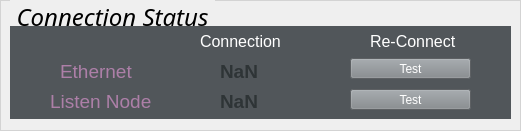
    <widget class="QGroupBox" name="Connection_Status_groupBox">
     <property name="geometry">
      <rect>
       <x>20</x>
       <y>10</y>
       <width>521</width>
       <height>131</height>
      </rect>
     </property>
     <property name="font">
      <font>
       <family>Ubuntu Condensed</family>
       <pointsize>18</pointsize>
       <weight>50</weight>
       <italic>true</italic>
       <bold>false</bold>
       <underline>false</underline>
       <strikeout>false</strikeout>
       <kerning>true</kerning>
      </font>
     </property>
     <property name="styleSheet">
      <string notr="true">        QGroupBox {
            border-color: rgb(50, 50, 50);
            border: 2px solid lightgray;
            border-width: 0.5px;
            border-style: solid;
            margin-top: 1ex; /* leave space at the top for the title */
        }
        QGroupBox::title {
            subcontrol-origin: margin;
            subcontrol-position: top left;
            left: 10px;
            margin-left: 0px;
            padding: 0  3px;
        }</string>
     </property>
     <property name="title">
      <string>Connection Status</string>
     </property>
     <property name="flat">
      <bool>false</bool>
     </property>
     <widget class="QWidget" name="widget_ROSClient" native="true">
      <property name="geometry">
       <rect>
        <x>10</x>
        <y>26</y>
        <width>501</width>
        <height>93</height>
       </rect>
      </property>
      <property name="styleSheet">
       <string notr="true">background-color: rgb(81, 86, 90);</string>
      </property>
      <widget class="QLabel" name="SvrClient_label">
       <property name="geometry">
        <rect>
         <x>50</x>
         <y>30</y>
         <width>121</width>
         <height>31</height>
        </rect>
       </property>
       <property name="font">
        <font>
         <pointsize>8</pointsize>
        </font>
       </property>
       <property name="styleSheet">
        <string notr="true">co</string>
       </property>
       <property name="text">
        <string>&lt;html&gt;&lt;head/&gt;&lt;body&gt;&lt;p&gt;&lt;span style=&quot; font-size:14pt; color:#ad7fa8;&quot;&gt;Ethernet&lt;/span&gt;&lt;/p&gt;&lt;/body&gt;&lt;/html&gt;</string>
       </property>
      </widget>
      <widget class="QPushButton" name="set_svr_re_connect_button">
       <property name="geometry">
        <rect>
         <x>340</x>
         <y>32</y>
         <width>121</width>
         <height>21</height>
        </rect>
       </property>
       <property name="styleSheet">
        <string notr="true">background-color: rgb(130, 135, 139); color: white;</string>
       </property>
       <property name="text">
        <string>Test</string>
       </property>
      </widget>
      <widget class="QLabel" name="svrclient_status_label">
       <property name="geometry">
        <rect>
         <x>210</x>
         <y>30</y>
         <width>61</width>
         <height>31</height>
        </rect>
       </property>
       <property name="font">
        <font>
         <pointsize>8</pointsize>
        </font>
       </property>
       <property name="styleSheet">
        <string notr="true">co</string>
       </property>
       <property name="text">
        <string>&lt;html&gt;&lt;head/&gt;&lt;body&gt;&lt;p&gt;&lt;span style=&quot; font-size:14pt; font-weight:600; color:#2e3436;&quot;&gt;NaN&lt;/span&gt;&lt;/p&gt;&lt;/body&gt;&lt;/html&gt;</string>
       </property>
      </widget>
      <widget class="QLabel" name="ReConnect_label">
       <property name="geometry">
        <rect>
         <x>360</x>
         <y>0</y>
         <width>131</width>
         <height>31</height>
        </rect>
       </property>
       <property name="font">
        <font>
         <pointsize>8</pointsize>
        </font>
       </property>
       <property name="styleSheet">
        <string notr="true">co</string>
       </property>
       <property name="text">
        <string>&lt;html&gt;&lt;head/&gt;&lt;body&gt;&lt;p&gt;&lt;span style=&quot; font-size:12pt; color:#ffffff;&quot;&gt;Re-Connect&lt;/span&gt;&lt;/p&gt;&lt;/body&gt;&lt;/html&gt;</string>
       </property>
      </widget>
      <widget class="QLabel" name="SctClient_label">
       <property name="geometry">
        <rect>
         <x>40</x>
         <y>60</y>
         <width>121</width>
         <height>31</height>
        </rect>
       </property>
       <property name="font">
        <font>
         <pointsize>8</pointsize>
        </font>
       </property>
       <property name="styleSheet">
        <string notr="true">co</string>
       </property>
       <property name="text">
        <string>&lt;html&gt;&lt;head/&gt;&lt;body&gt;&lt;p&gt;&lt;span style=&quot; font-size:14pt; color:#ad7fa8;&quot;&gt;Listen Node&lt;/span&gt;&lt;/p&gt;&lt;/body&gt;&lt;/html&gt;</string>
       </property>
      </widget>
      <widget class="QLabel" name="sctclient_status_label">
       <property name="geometry">
        <rect>
         <x>210</x>
         <y>60</y>
         <width>61</width>
         <height>31</height>
        </rect>
       </property>
       <property name="font">
        <font>
         <pointsize>8</pointsize>
        </font>
       </property>
       <property name="styleSheet">
        <string notr="true">co</string>
       </property>
       <property name="text">
        <string>&lt;html&gt;&lt;head/&gt;&lt;body&gt;&lt;p&gt;&lt;span style=&quot; font-size:14pt; font-weight:600; color:#2e3436;&quot;&gt;NaN&lt;/span&gt;&lt;/p&gt;&lt;/body&gt;&lt;/html&gt;</string>
       </property>
      </widget>
      <widget class="QPushButton" name="set_sct_re_connect_button">
       <property name="geometry">
        <rect>
         <x>340</x>
         <y>63</y>
         <width>121</width>
         <height>21</height>
        </rect>
       </property>
       <property name="styleSheet">
        <string notr="true">background-color: rgb(130, 135, 139); color: white;</string>
       </property>
       <property name="text">
        <string>Test</string>
       </property>
      </widget>
      <widget class="QLabel" name="Connect_to_TM_Server_label">
       <property name="geometry">
        <rect>
         <x>190</x>
         <y>0</y>
         <width>131</width>
         <height>31</height>
        </rect>
       </property>
       <property name="font">
        <font>
         <pointsize>8</pointsize>
        </font>
       </property>
       <property name="styleSheet">
        <string notr="true">co</string>
       </property>
       <property name="text">
        <string>&lt;html&gt;&lt;head/&gt;&lt;body&gt;&lt;p&gt;&lt;span style=&quot; font-size:12pt; color:#ffffff;&quot;&gt;Connection&lt;/span&gt;&lt;/p&gt;&lt;/body&gt;&lt;/html&gt;</string>
       </property>
      </widget>
     </widget>
    </widget>
